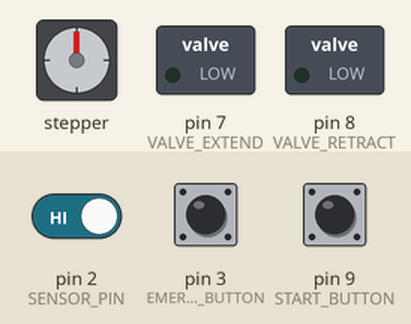
Simulated run of this sketch. Board: Arduino Nano, built with avr-gcc and run on an emulated ATmega328P. Shown: stepper motor, switched loads named in the sketch (green lamp = pin HIGH). Wiring (inferred from the names in the program): stepper motor driver (200 steps per turn assumed): step pin 4; direction pin 5; enable pin 6. The test bench sets the inputs (shaded band); at power-on: pin 9 (START_BUTTON) HIGH, pin 2 (SENSOR_PIN) HIGH, pin 3 (EMERGENCY_BUTTON) HIGH. Pins used as bus, display or sensor lines are not drawn.

Above: at 1.2 s.
1.3 s: pin 9 (START_BUTTON) pulled LOW for 0.15 s
At 2.6 s:
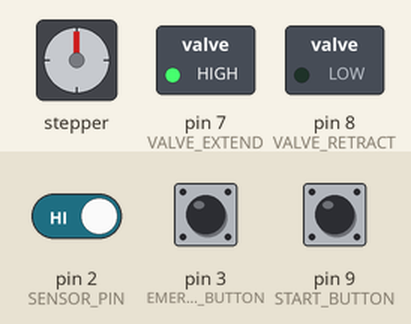
4.4 s: pin 2 (SENSOR_PIN) driven LOW
At 5.7 s:
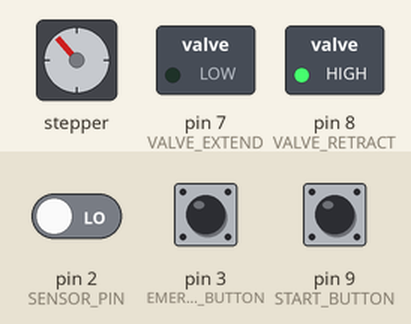
7.4 s: pin 3 (EMERGENCY_BUTTON) pulled LOW for 0.15 s
At 8.1 s:
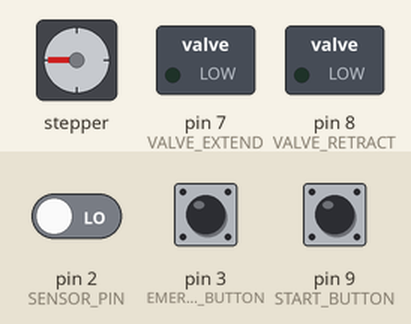
9.0 s: pin 9 (START_BUTTON) pulled LOW for 1 s
At 9.7 s:
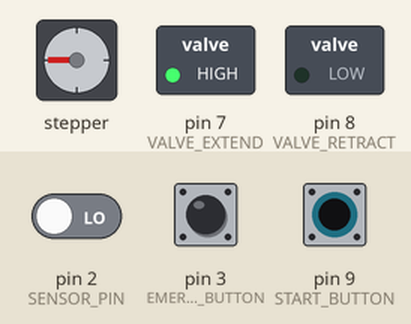
13.0 s: pin 3 (EMERGENCY_BUTTON) pulled LOW for 1 s
At 13.6 s:
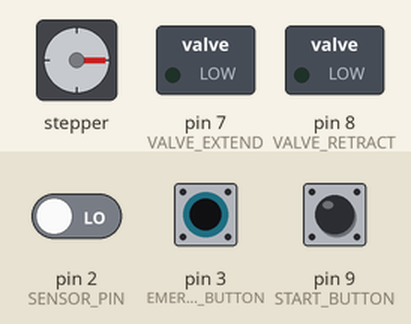
15.5 s: pin 3 (EMERGENCY_BUTTON) pulsed LOW 5 times (0.12 s each, 0.3 s apart)
At 17.1 s:
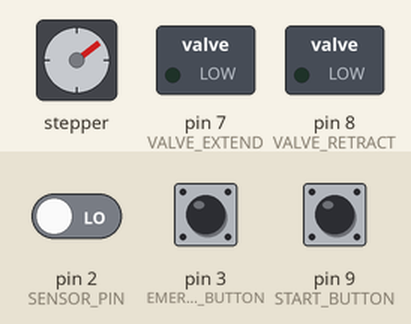
Timing chart, 0 to 18.6 s (numbered marks = the images above; inputs shaded):
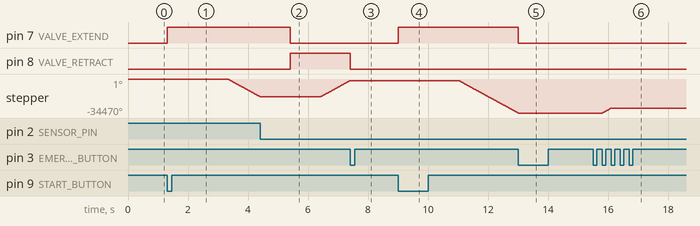

The sketch:

industrial_safe_motion_control.ino
```cpp
/*
 * Industrial Safe Motion Control
 * Arduino Nano compatible
 * Emergency double-press return logic
 */

// ================= STATES =================
enum SystemState {
  IDLE,
  RUNNING,
  EMERGENCY_STOPPED,
  RETURNING_HOME
};

volatile SystemState currentState = IDLE;

// ================= PIN DEFINITIONS =================
const int STEP_PIN = 4;
const int DIR_PIN  = 5;
const int EN_PIN   = 6;

const int VALVE_EXTEND  = 7;
const int VALVE_RETRACT = 8;

const int SENSOR_PIN = 2;          // INT0
const int EMERGENCY_BUTTON = 3;    // INT1
const int START_BUTTON = 9;

// ================= VARIABLES =================
volatile bool stopMotor = false;
volatile bool emergencyPressed = false;

long stepsMoved = 0;

unsigned long firstEmergencyTime = 0;
bool waitingForSecondPress = false;
const unsigned long DOUBLE_PRESS_WINDOW = 2000; // 2 seconds

// ===== DEBOUNCE VARIABLES =====
unsigned long lastStartPressTime = 0;
const unsigned long START_DEBOUNCE = 30;

volatile unsigned long lastEmergencyInterrupt = 0;
const unsigned long EMERGENCY_DEBOUNCE = 50;

// ================= SETUP =================
void setup() {
  pinMode(STEP_PIN, OUTPUT);
  pinMode(DIR_PIN, OUTPUT);
  pinMode(EN_PIN, OUTPUT);

  pinMode(VALVE_EXTEND, OUTPUT);
  pinMode(VALVE_RETRACT, OUTPUT);

  pinMode(SENSOR_PIN, INPUT_PULLUP);
  pinMode(EMERGENCY_BUTTON, INPUT_PULLUP);
  pinMode(START_BUTTON, INPUT_PULLUP);

  digitalWrite(EN_PIN, LOW);
  stopCylinder();

  attachInterrupt(digitalPinToInterrupt(SENSOR_PIN), sensorISR, FALLING);
  attachInterrupt(digitalPinToInterrupt(EMERGENCY_BUTTON), emergencyISR, FALLING);
}

// ================= MAIN LOOP =================
void loop() {

  switch (currentState) {

    case IDLE:
      if (startPressed()) {
        startCycle();
      }
      break;

    case RUNNING:
      runCycle();
      break;

    case EMERGENCY_STOPPED:
      handleEmergencyDoublePress();
      break;

    case RETURNING_HOME:
      returnToInitial();
      currentState = IDLE;
      break;
  }
}

// ================= ISR =================
void sensorISR() {
  stopMotor = true;
}

void emergencyISR() {

  unsigned long now = millis();

  // Debounce for emergency button
  if (now - lastEmergencyInterrupt < EMERGENCY_DEBOUNCE) return;
  lastEmergencyInterrupt = now;

  // Immediate safety action
  stopMotor = true;
  digitalWrite(EN_PIN, HIGH);
  stopCylinder();

  currentState = EMERGENCY_STOPPED;
  emergencyPressed = true;
}

// ================= EMERGENCY LOGIC =================
void handleEmergencyDoublePress() {

  if (emergencyPressed) {
    emergencyPressed = false;
    unsigned long now = millis();

    if (!waitingForSecondPress) {
      // First press detected
      firstEmergencyTime = now;
      waitingForSecondPress = true;
    } else {
      // Second press
      if (now - firstEmergencyTime <= DOUBLE_PRESS_WINDOW) {
        waitingForSecondPress = false;
        currentState = RETURNING_HOME;
      }
    }
  }

  // Timeout handling
  if (waitingForSecondPress && (millis() - firstEmergencyTime > DOUBLE_PRESS_WINDOW)) {
    waitingForSecondPress = false;
  }
}

// ================= LOGIC FUNCTIONS =================
bool startPressed() {

  bool now = digitalRead(START_BUTTON);

  if (now == LOW && (millis() - lastStartPressTime > START_DEBOUNCE)) {
    lastStartPressTime = millis();
    return true;
  }

  return false;
}

void startCycle() {
  stepsMoved = 0;
  stopMotor = false;
  digitalWrite(EN_PIN, LOW);
  currentState = RUNNING;
}

void runCycle() {

  extendCylinder();
  delay(2000);

  digitalWrite(DIR_PIN, LOW);

  while (!stopMotor && currentState == RUNNING) {
    stepOnce();
    stepsMoved++;
  }

  if (currentState != RUNNING) return;

  retractCylinder();
  delay(1000);

  returnToInitial();
  currentState = IDLE;
}

// ================= MOTION =================
void stepOnce() {
  digitalWrite(STEP_PIN, HIGH);
  delayMicroseconds(50);
  digitalWrite(STEP_PIN, LOW);
  delayMicroseconds(50);
}

void returnToInitial() {
  digitalWrite(EN_PIN, LOW);
  digitalWrite(DIR_PIN, HIGH);

  for (long i = 0; i < stepsMoved; i++) {
    stepOnce();
  }
}

// ================= PNEUMATICS =================
void extendCylinder() {
  digitalWrite(VALVE_RETRACT, LOW);
  delay(10);
  digitalWrite(VALVE_EXTEND, HIGH);
}

void retractCylinder() {
  delay(1000);
  digitalWrite(VALVE_EXTEND, LOW);
  delay(10);
  digitalWrite(VALVE_RETRACT, HIGH);
}

void stopCylinder() {
  digitalWrite(VALVE_EXTEND, LOW);
  digitalWrite(VALVE_RETRACT, LOW);
}
```

Measured:
- after the input at 1.3 s, pin 7 (VALVE_EXTEND): LOW → HIGH at once; stepper: keeps turning counter-clockwise at about 16553°/s, starting after 2.0 s
- after the input at 4.4 s, pin 7 (VALVE_EXTEND): HIGH → LOW after 1.0 s; pin 8 (VALVE_RETRACT): LOW → HIGH after 1.0 s
- after the input at 7.4 s, pin 8 (VALVE_RETRACT): HIGH → LOW at once
- after the input at 9.0 s, pin 7 (VALVE_EXTEND): LOW → HIGH at once; stepper: keeps turning counter-clockwise at about 16553°/s, starting after 2.0 s
- after the input at 13.0 s, pin 7 (VALVE_EXTEND): HIGH → LOW at once
- after the input at 15.5 s, stepper: turns 5003° clockwise in 0.30 s, starting after 0.30 s
